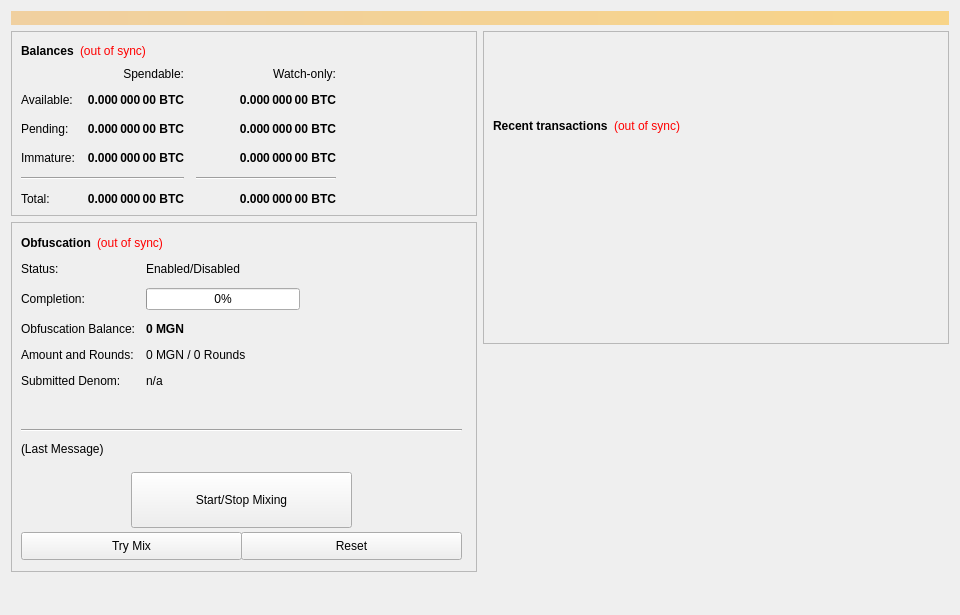
<?xml version="1.0" encoding="UTF-8"?>
<ui version="4.0">
 <class>OverviewPage</class>
 <widget class="QWidget" name="OverviewPage">
  <property name="geometry">
   <rect>
    <x>0</x>
    <y>0</y>
    <width>960</width>
    <height>615</height>
   </rect>
  </property>
  <property name="minimumSize">
   <size>
    <width>960</width>
    <height>0</height>
   </size>
  </property>
  <property name="windowTitle">
   <string>Form</string>
  </property>
  <layout class="QVBoxLayout" name="topLayout">
   <item>
    <widget class="QLabel" name="labelAlerts">
     <property name="visible">
      <bool>false</bool>
     </property>
     <property name="styleSheet">
      <string notr="true">background-color: qlineargradient(x1: 0, y1: 0, x2: 1, y2: 0, stop:0 #F0D0A0, stop:1 #F8D488); color:#000000;</string>
     </property>
     <property name="wordWrap">
      <bool>true</bool>
     </property>
     <property name="margin">
      <number>3</number>
     </property>
    </widget>
   </item>
   <item>
    <layout class="QHBoxLayout" name="horizontalLayout" stretch="1,1">
     <item>
      <layout class="QVBoxLayout" name="verticalLayout_2">
       <item>
        <widget class="QFrame" name="frame">
         <property name="frameShape">
          <enum>QFrame::StyledPanel</enum>
         </property>
         <property name="frameShadow">
          <enum>QFrame::Raised</enum>
         </property>
         <layout class="QVBoxLayout" name="verticalLayout_4">
          <item>
           <layout class="QHBoxLayout" name="horizontalLayout_4">
            <item>
             <widget class="QLabel" name="label_5">
              <property name="font">
               <font>
                <weight>75</weight>
                <bold>true</bold>
               </font>
              </property>
              <property name="text">
               <string>Balances</string>
              </property>
             </widget>
            </item>
            <item>
             <widget class="QLabel" name="labelWalletStatus">
              <property name="cursor">
               <cursorShape>WhatsThisCursor</cursorShape>
              </property>
              <property name="toolTip">
               <string>The displayed information may be out of date. Your wallet automatically synchronizes with the MGN network after a connection is established, but this process has not completed yet.</string>
              </property>
              <property name="styleSheet">
               <string notr="true">QLabel { color: red; }</string>
              </property>
              <property name="text">
               <string notr="true">(out of sync)</string>
              </property>
              <property name="alignment">
               <set>Qt::AlignLeading|Qt::AlignLeft|Qt::AlignVCenter</set>
              </property>
             </widget>
            </item>
            <item>
             <spacer name="horizontalSpacer_3">
              <property name="orientation">
               <enum>Qt::Horizontal</enum>
              </property>
              <property name="sizeHint" stdset="0">
               <size>
                <width>40</width>
                <height>20</height>
               </size>
              </property>
             </spacer>
            </item>
           </layout>
          </item>
          <item>
           <layout class="QGridLayout" name="gridLayout">
            <property name="spacing">
             <number>12</number>
            </property>
            <item row="2" column="2">
             <widget class="QLabel" name="labelWatchPending">
              <property name="font">
               <font>
                <weight>75</weight>
                <bold>true</bold>
               </font>
              </property>
              <property name="cursor">
               <cursorShape>IBeamCursor</cursorShape>
              </property>
              <property name="toolTip">
               <string>Unconfirmed transactions to watch-only addresses</string>
              </property>
              <property name="text">
               <string notr="true">0.000 000 00 BTC</string>
              </property>
              <property name="alignment">
               <set>Qt::AlignRight|Qt::AlignTrailing|Qt::AlignVCenter</set>
              </property>
              <property name="textInteractionFlags">
               <set>Qt::LinksAccessibleByMouse|Qt::TextSelectableByKeyboard|Qt::TextSelectableByMouse</set>
              </property>
             </widget>
            </item>
            <item row="2" column="1">
             <widget class="QLabel" name="labelUnconfirmed">
              <property name="font">
               <font>
                <weight>75</weight>
                <bold>true</bold>
               </font>
              </property>
              <property name="cursor">
               <cursorShape>IBeamCursor</cursorShape>
              </property>
              <property name="toolTip">
               <string>Total of transactions that have yet to be confirmed, and do not yet count toward the spendable balance</string>
              </property>
              <property name="text">
               <string notr="true">0.000 000 00 BTC</string>
              </property>
              <property name="alignment">
               <set>Qt::AlignRight|Qt::AlignTrailing|Qt::AlignVCenter</set>
              </property>
              <property name="textInteractionFlags">
               <set>Qt::LinksAccessibleByMouse|Qt::TextSelectableByKeyboard|Qt::TextSelectableByMouse</set>
              </property>
             </widget>
            </item>
            <item row="3" column="2">
             <widget class="QLabel" name="labelWatchImmature">
              <property name="font">
               <font>
                <weight>75</weight>
                <bold>true</bold>
               </font>
              </property>
              <property name="cursor">
               <cursorShape>IBeamCursor</cursorShape>
              </property>
              <property name="toolTip">
               <string>Staked or masternode rewards in watch-only addresses that has not yet matured</string>
              </property>
              <property name="text">
               <string notr="true">0.000 000 00 BTC</string>
              </property>
              <property name="alignment">
               <set>Qt::AlignRight|Qt::AlignTrailing|Qt::AlignVCenter</set>
              </property>
              <property name="textInteractionFlags">
               <set>Qt::LinksAccessibleByMouse|Qt::TextSelectableByKeyboard|Qt::TextSelectableByMouse</set>
              </property>
             </widget>
            </item>
            <item row="4" column="0" colspan="2">
             <widget class="Line" name="lineSpendableBalance">
              <property name="orientation">
               <enum>Qt::Horizontal</enum>
              </property>
             </widget>
            </item>
            <item row="4" column="2">
             <widget class="Line" name="lineWatchBalance">
              <property name="sizePolicy">
               <sizepolicy hsizetype="Preferred" vsizetype="Fixed">
                <horstretch>0</horstretch>
                <verstretch>0</verstretch>
               </sizepolicy>
              </property>
              <property name="minimumSize">
               <size>
                <width>140</width>
                <height>0</height>
               </size>
              </property>
              <property name="orientation">
               <enum>Qt::Horizontal</enum>
              </property>
             </widget>
            </item>
            <item row="5" column="0">
             <widget class="QLabel" name="labelTotalText">
              <property name="text">
               <string>Total:</string>
              </property>
             </widget>
            </item>
            <item row="3" column="1">
             <widget class="QLabel" name="labelImmature">
              <property name="font">
               <font>
                <weight>75</weight>
                <bold>true</bold>
               </font>
              </property>
              <property name="cursor">
               <cursorShape>IBeamCursor</cursorShape>
              </property>
              <property name="toolTip">
               <string>Staked or masternode rewards that has not yet matured</string>
              </property>
              <property name="text">
               <string notr="true">0.000 000 00 BTC</string>
              </property>
              <property name="alignment">
               <set>Qt::AlignRight|Qt::AlignTrailing|Qt::AlignVCenter</set>
              </property>
              <property name="textInteractionFlags">
               <set>Qt::LinksAccessibleByMouse|Qt::TextSelectableByKeyboard|Qt::TextSelectableByMouse</set>
              </property>
             </widget>
            </item>
            <item row="2" column="3">
             <spacer name="horizontalSpacer_2">
              <property name="orientation">
               <enum>Qt::Horizontal</enum>
              </property>
              <property name="sizeHint" stdset="0">
               <size>
                <width>40</width>
                <height>20</height>
               </size>
              </property>
             </spacer>
            </item>
            <item row="3" column="0">
             <widget class="QLabel" name="labelImmatureText">
              <property name="text">
               <string>Immature:</string>
              </property>
             </widget>
            </item>
            <item row="5" column="1">
             <widget class="QLabel" name="labelTotal">
              <property name="font">
               <font>
                <weight>75</weight>
                <bold>true</bold>
               </font>
              </property>
              <property name="cursor">
               <cursorShape>IBeamCursor</cursorShape>
              </property>
              <property name="toolTip">
               <string>Your current total balance</string>
              </property>
              <property name="text">
               <string notr="true">0.000 000 00 BTC</string>
              </property>
              <property name="alignment">
               <set>Qt::AlignRight|Qt::AlignTrailing|Qt::AlignVCenter</set>
              </property>
              <property name="textInteractionFlags">
               <set>Qt::LinksAccessibleByMouse|Qt::TextSelectableByKeyboard|Qt::TextSelectableByMouse</set>
              </property>
             </widget>
            </item>
            <item row="5" column="2">
             <widget class="QLabel" name="labelWatchTotal">
              <property name="font">
               <font>
                <weight>75</weight>
                <bold>true</bold>
               </font>
              </property>
              <property name="cursor">
               <cursorShape>IBeamCursor</cursorShape>
              </property>
              <property name="toolTip">
               <string>Current total balance in watch-only addresses</string>
              </property>
              <property name="text">
               <string notr="true">0.000 000 00 BTC</string>
              </property>
              <property name="alignment">
               <set>Qt::AlignRight|Qt::AlignTrailing|Qt::AlignVCenter</set>
              </property>
              <property name="textInteractionFlags">
               <set>Qt::LinksAccessibleByMouse|Qt::TextSelectableByKeyboard|Qt::TextSelectableByMouse</set>
              </property>
             </widget>
            </item>
            <item row="0" column="2">
             <widget class="QLabel" name="labelWatchonly">
              <property name="text">
               <string>Watch-only:</string>
              </property>
              <property name="alignment">
               <set>Qt::AlignRight|Qt::AlignTrailing|Qt::AlignVCenter</set>
              </property>
             </widget>
            </item>
            <item row="1" column="0">
             <widget class="QLabel" name="labelBalanceText">
              <property name="text">
               <string>Available:</string>
              </property>
             </widget>
            </item>
            <item row="1" column="1">
             <widget class="QLabel" name="labelBalance">
              <property name="font">
               <font>
                <weight>75</weight>
                <bold>true</bold>
               </font>
              </property>
              <property name="cursor">
               <cursorShape>IBeamCursor</cursorShape>
              </property>
              <property name="toolTip">
               <string>Your current spendable balance</string>
              </property>
              <property name="text">
               <string notr="true">0.000 000 00 BTC</string>
              </property>
              <property name="alignment">
               <set>Qt::AlignRight|Qt::AlignTrailing|Qt::AlignVCenter</set>
              </property>
              <property name="textInteractionFlags">
               <set>Qt::LinksAccessibleByMouse|Qt::TextSelectableByKeyboard|Qt::TextSelectableByMouse</set>
              </property>
             </widget>
            </item>
            <item row="1" column="2">
             <widget class="QLabel" name="labelWatchAvailable">
              <property name="font">
               <font>
                <weight>75</weight>
                <bold>true</bold>
               </font>
              </property>
              <property name="cursor">
               <cursorShape>IBeamCursor</cursorShape>
              </property>
              <property name="toolTip">
               <string>Your current balance in watch-only addresses</string>
              </property>
              <property name="text">
               <string notr="true">0.000 000 00 BTC</string>
              </property>
              <property name="alignment">
               <set>Qt::AlignRight|Qt::AlignTrailing|Qt::AlignVCenter</set>
              </property>
              <property name="textInteractionFlags">
               <set>Qt::LinksAccessibleByMouse|Qt::TextSelectableByKeyboard|Qt::TextSelectableByMouse</set>
              </property>
             </widget>
            </item>
            <item row="2" column="0">
             <widget class="QLabel" name="labelPendingText">
              <property name="text">
               <string>Pending:</string>
              </property>
             </widget>
            </item>
            <item row="0" column="1">
             <widget class="QLabel" name="labelSpendable">
              <property name="text">
               <string>Spendable:</string>
              </property>
              <property name="alignment">
               <set>Qt::AlignRight|Qt::AlignTrailing|Qt::AlignVCenter</set>
              </property>
             </widget>
            </item>
           </layout>
          </item>
         </layout>
        </widget>
       </item>
       <item>
        <widget class="QFrame" name="frameObfuscation">
         <property name="minimumSize">
          <size>
           <width>0</width>
           <height>350</height>
          </size>
         </property>
         <property name="layoutDirection">
          <enum>Qt::LeftToRight</enum>
         </property>
         <property name="frameShape">
          <enum>QFrame::StyledPanel</enum>
         </property>
         <property name="frameShadow">
          <enum>QFrame::Raised</enum>
         </property>
         <widget class="QWidget" name="formLayoutWidget">
          <property name="geometry">
           <rect>
            <x>10</x>
            <y>40</y>
            <width>451</width>
            <height>161</height>
           </rect>
          </property>
          <layout class="QFormLayout" name="formLayout">
           <property name="fieldGrowthPolicy">
            <enum>QFormLayout::AllNonFixedFieldsGrow</enum>
           </property>
           <property name="horizontalSpacing">
            <number>11</number>
           </property>
           <property name="verticalSpacing">
            <number>12</number>
           </property>
           <item row="0" column="0">
            <widget class="QLabel" name="label_6">
             <property name="text">
              <string>Status:</string>
             </property>
            </widget>
           </item>
           <item row="1" column="0">
            <widget class="QLabel" name="label_7">
             <property name="text">
              <string>Completion:</string>
             </property>
            </widget>
           </item>
           <item row="1" column="1">
            <widget class="QProgressBar" name="obfuscationProgress">
             <property name="maximumSize">
              <size>
               <width>154</width>
               <height>16777215</height>
              </size>
             </property>
             <property name="value">
              <number>0</number>
             </property>
            </widget>
           </item>
           <item row="2" column="0">
            <widget class="QLabel" name="labelAnonymizedText">
             <property name="text">
              <string>Obfuscation Balance:</string>
             </property>
            </widget>
           </item>
           <item row="2" column="1">
            <widget class="QLabel" name="labelAnonymized">
             <property name="font">
              <font>
               <weight>75</weight>
               <bold>true</bold>
              </font>
             </property>
             <property name="text">
              <string notr="true">0 MGN</string>
             </property>
            </widget>
           </item>
           <item row="3" column="0">
            <widget class="QLabel" name="label_8">
             <property name="text">
              <string>Amount and Rounds:</string>
             </property>
            </widget>
           </item>
           <item row="3" column="1">
            <widget class="QLabel" name="labelAmountRounds">
             <property name="text">
              <string>0 MGN / 0 Rounds</string>
             </property>
            </widget>
           </item>
           <item row="4" column="0">
            <widget class="QLabel" name="label_9">
             <property name="text">
              <string>Submitted Denom:</string>
             </property>
            </widget>
           </item>
           <item row="4" column="1">
            <widget class="QLabel" name="labelSubmittedDenom">
             <property name="toolTip">
              <string>The denominations you submitted to the Masternode.&lt;br&gt;To mix, other users must submit the exact same denominations.</string>
             </property>
             <property name="text">
              <string>n/a</string>
             </property>
            </widget>
           </item>
           <item row="0" column="1">
            <widget class="QLabel" name="obfuscationEnabled">
             <property name="text">
              <string>Enabled/Disabled</string>
             </property>
            </widget>
           </item>
          </layout>
         </widget>
         <widget class="QPushButton" name="runAutoDenom">
          <property name="geometry">
           <rect>
            <x>251</x>
            <y>17</y>
            <width>1</width>
            <height>1</height>
           </rect>
          </property>
          <property name="palette">
           <palette>
            <active>
             <colorrole role="WindowText">
              <brush brushstyle="SolidPattern">
               <color alpha="255">
                <red>0</red>
                <green>0</green>
                <blue>0</blue>
               </color>
              </brush>
             </colorrole>
             <colorrole role="Button">
              <brush brushstyle="SolidPattern">
               <color alpha="255">
                <red>239</red>
                <green>238</green>
                <blue>238</blue>
               </color>
              </brush>
             </colorrole>
             <colorrole role="Light">
              <brush brushstyle="SolidPattern">
               <color alpha="255">
                <red>255</red>
                <green>255</green>
                <blue>255</blue>
               </color>
              </brush>
             </colorrole>
             <colorrole role="Midlight">
              <brush brushstyle="SolidPattern">
               <color alpha="255">
                <red>247</red>
                <green>246</green>
                <blue>246</blue>
               </color>
              </brush>
             </colorrole>
             <colorrole role="Dark">
              <brush brushstyle="SolidPattern">
               <color alpha="255">
                <red>119</red>
                <green>119</green>
                <blue>119</blue>
               </color>
              </brush>
             </colorrole>
             <colorrole role="Mid">
              <brush brushstyle="SolidPattern">
               <color alpha="255">
                <red>159</red>
                <green>159</green>
                <blue>159</blue>
               </color>
              </brush>
             </colorrole>
             <colorrole role="Text">
              <brush brushstyle="SolidPattern">
               <color alpha="255">
                <red>0</red>
                <green>0</green>
                <blue>0</blue>
               </color>
              </brush>
             </colorrole>
             <colorrole role="BrightText">
              <brush brushstyle="SolidPattern">
               <color alpha="255">
                <red>255</red>
                <green>255</green>
                <blue>255</blue>
               </color>
              </brush>
             </colorrole>
             <colorrole role="ButtonText">
              <brush brushstyle="SolidPattern">
               <color alpha="255">
                <red>0</red>
                <green>0</green>
                <blue>0</blue>
               </color>
              </brush>
             </colorrole>
             <colorrole role="Base">
              <brush brushstyle="SolidPattern">
               <color alpha="255">
                <red>255</red>
                <green>255</green>
                <blue>255</blue>
               </color>
              </brush>
             </colorrole>
             <colorrole role="Window">
              <brush brushstyle="SolidPattern">
               <color alpha="255">
                <red>239</red>
                <green>238</green>
                <blue>238</blue>
               </color>
              </brush>
             </colorrole>
             <colorrole role="Shadow">
              <brush brushstyle="SolidPattern">
               <color alpha="255">
                <red>0</red>
                <green>0</green>
                <blue>0</blue>
               </color>
              </brush>
             </colorrole>
             <colorrole role="AlternateBase">
              <brush brushstyle="SolidPattern">
               <color alpha="255">
                <red>247</red>
                <green>246</green>
                <blue>246</blue>
               </color>
              </brush>
             </colorrole>
             <colorrole role="ToolTipBase">
              <brush brushstyle="SolidPattern">
               <color alpha="255">
                <red>255</red>
                <green>255</green>
                <blue>220</blue>
               </color>
              </brush>
             </colorrole>
             <colorrole role="ToolTipText">
              <brush brushstyle="SolidPattern">
               <color alpha="255">
                <red>0</red>
                <green>0</green>
                <blue>0</blue>
               </color>
              </brush>
             </colorrole>
            </active>
            <inactive>
             <colorrole role="WindowText">
              <brush brushstyle="SolidPattern">
               <color alpha="255">
                <red>0</red>
                <green>0</green>
                <blue>0</blue>
               </color>
              </brush>
             </colorrole>
             <colorrole role="Button">
              <brush brushstyle="SolidPattern">
               <color alpha="255">
                <red>239</red>
                <green>238</green>
                <blue>238</blue>
               </color>
              </brush>
             </colorrole>
             <colorrole role="Light">
              <brush brushstyle="SolidPattern">
               <color alpha="255">
                <red>255</red>
                <green>255</green>
                <blue>255</blue>
               </color>
              </brush>
             </colorrole>
             <colorrole role="Midlight">
              <brush brushstyle="SolidPattern">
               <color alpha="255">
                <red>247</red>
                <green>246</green>
                <blue>246</blue>
               </color>
              </brush>
             </colorrole>
             <colorrole role="Dark">
              <brush brushstyle="SolidPattern">
               <color alpha="255">
                <red>119</red>
                <green>119</green>
                <blue>119</blue>
               </color>
              </brush>
             </colorrole>
             <colorrole role="Mid">
              <brush brushstyle="SolidPattern">
               <color alpha="255">
                <red>159</red>
                <green>159</green>
                <blue>159</blue>
               </color>
              </brush>
             </colorrole>
             <colorrole role="Text">
              <brush brushstyle="SolidPattern">
               <color alpha="255">
                <red>0</red>
                <green>0</green>
                <blue>0</blue>
               </color>
              </brush>
             </colorrole>
             <colorrole role="BrightText">
              <brush brushstyle="SolidPattern">
               <color alpha="255">
                <red>255</red>
                <green>255</green>
                <blue>255</blue>
               </color>
              </brush>
             </colorrole>
             <colorrole role="ButtonText">
              <brush brushstyle="SolidPattern">
               <color alpha="255">
                <red>0</red>
                <green>0</green>
                <blue>0</blue>
               </color>
              </brush>
             </colorrole>
             <colorrole role="Base">
              <brush brushstyle="SolidPattern">
               <color alpha="255">
                <red>255</red>
                <green>255</green>
                <blue>255</blue>
               </color>
              </brush>
             </colorrole>
             <colorrole role="Window">
              <brush brushstyle="SolidPattern">
               <color alpha="255">
                <red>239</red>
                <green>238</green>
                <blue>238</blue>
               </color>
              </brush>
             </colorrole>
             <colorrole role="Shadow">
              <brush brushstyle="SolidPattern">
               <color alpha="255">
                <red>0</red>
                <green>0</green>
                <blue>0</blue>
               </color>
              </brush>
             </colorrole>
             <colorrole role="AlternateBase">
              <brush brushstyle="SolidPattern">
               <color alpha="255">
                <red>247</red>
                <green>246</green>
                <blue>246</blue>
               </color>
              </brush>
             </colorrole>
             <colorrole role="ToolTipBase">
              <brush brushstyle="SolidPattern">
               <color alpha="255">
                <red>255</red>
                <green>255</green>
                <blue>220</blue>
               </color>
              </brush>
             </colorrole>
             <colorrole role="ToolTipText">
              <brush brushstyle="SolidPattern">
               <color alpha="255">
                <red>0</red>
                <green>0</green>
                <blue>0</blue>
               </color>
              </brush>
             </colorrole>
            </inactive>
            <disabled>
             <colorrole role="WindowText">
              <brush brushstyle="SolidPattern">
               <color alpha="255">
                <red>119</red>
                <green>119</green>
                <blue>119</blue>
               </color>
              </brush>
             </colorrole>
             <colorrole role="Button">
              <brush brushstyle="SolidPattern">
               <color alpha="255">
                <red>239</red>
                <green>238</green>
                <blue>238</blue>
               </color>
              </brush>
             </colorrole>
             <colorrole role="Light">
              <brush brushstyle="SolidPattern">
               <color alpha="255">
                <red>255</red>
                <green>255</green>
                <blue>255</blue>
               </color>
              </brush>
             </colorrole>
             <colorrole role="Midlight">
              <brush brushstyle="SolidPattern">
               <color alpha="255">
                <red>247</red>
                <green>246</green>
                <blue>246</blue>
               </color>
              </brush>
             </colorrole>
             <colorrole role="Dark">
              <brush brushstyle="SolidPattern">
               <color alpha="255">
                <red>119</red>
                <green>119</green>
                <blue>119</blue>
               </color>
              </brush>
             </colorrole>
             <colorrole role="Mid">
              <brush brushstyle="SolidPattern">
               <color alpha="255">
                <red>159</red>
                <green>159</green>
                <blue>159</blue>
               </color>
              </brush>
             </colorrole>
             <colorrole role="Text">
              <brush brushstyle="SolidPattern">
               <color alpha="255">
                <red>119</red>
                <green>119</green>
                <blue>119</blue>
               </color>
              </brush>
             </colorrole>
             <colorrole role="BrightText">
              <brush brushstyle="SolidPattern">
               <color alpha="255">
                <red>255</red>
                <green>255</green>
                <blue>255</blue>
               </color>
              </brush>
             </colorrole>
             <colorrole role="ButtonText">
              <brush brushstyle="SolidPattern">
               <color alpha="255">
                <red>119</red>
                <green>119</green>
                <blue>119</blue>
               </color>
              </brush>
             </colorrole>
             <colorrole role="Base">
              <brush brushstyle="SolidPattern">
               <color alpha="255">
                <red>239</red>
                <green>238</green>
                <blue>238</blue>
               </color>
              </brush>
             </colorrole>
             <colorrole role="Window">
              <brush brushstyle="SolidPattern">
               <color alpha="255">
                <red>239</red>
                <green>238</green>
                <blue>238</blue>
               </color>
              </brush>
             </colorrole>
             <colorrole role="Shadow">
              <brush brushstyle="SolidPattern">
               <color alpha="255">
                <red>0</red>
                <green>0</green>
                <blue>0</blue>
               </color>
              </brush>
             </colorrole>
             <colorrole role="AlternateBase">
              <brush brushstyle="SolidPattern">
               <color alpha="255">
                <red>239</red>
                <green>238</green>
                <blue>238</blue>
               </color>
              </brush>
             </colorrole>
             <colorrole role="ToolTipBase">
              <brush brushstyle="SolidPattern">
               <color alpha="255">
                <red>255</red>
                <green>255</green>
                <blue>220</blue>
               </color>
              </brush>
             </colorrole>
             <colorrole role="ToolTipText">
              <brush brushstyle="SolidPattern">
               <color alpha="255">
                <red>0</red>
                <green>0</green>
                <blue>0</blue>
               </color>
              </brush>
             </colorrole>
            </disabled>
           </palette>
          </property>
          <property name="focusPolicy">
           <enum>Qt::NoFocus</enum>
          </property>
          <property name="autoFillBackground">
           <bool>true</bool>
          </property>
          <property name="text">
           <string/>
          </property>
          <property name="flat">
           <bool>true</bool>
          </property>
         </widget>
         <widget class="QPushButton" name="toggleObfuscation">
          <property name="geometry">
           <rect>
            <x>120</x>
            <y>250</y>
            <width>221</width>
            <height>56</height>
           </rect>
          </property>
          <property name="sizePolicy">
           <sizepolicy hsizetype="MinimumExpanding" vsizetype="Fixed">
            <horstretch>0</horstretch>
            <verstretch>0</verstretch>
           </sizepolicy>
          </property>
          <property name="text">
           <string>Start/Stop Mixing</string>
          </property>
         </widget>
         <widget class="Line" name="lineLastMessage">
          <property name="geometry">
           <rect>
            <x>10</x>
            <y>200</y>
            <width>441</width>
            <height>16</height>
           </rect>
          </property>
          <property name="orientation">
           <enum>Qt::Horizontal</enum>
          </property>
         </widget>
         <widget class="QLabel" name="obfuscationStatus">
          <property name="geometry">
           <rect>
            <x>10</x>
            <y>220</y>
            <width>451</width>
            <height>61</height>
           </rect>
          </property>
          <property name="minimumSize">
           <size>
            <width>288</width>
            <height>43</height>
           </size>
          </property>
          <property name="text">
           <string>(Last Message)</string>
          </property>
          <property name="alignment">
           <set>Qt::AlignLeading|Qt::AlignLeft|Qt::AlignTop</set>
          </property>
          <property name="wordWrap">
           <bool>true</bool>
          </property>
         </widget>
         <widget class="QPushButton" name="obfuscationAuto">
          <property name="geometry">
           <rect>
            <x>10</x>
            <y>310</y>
            <width>221</width>
            <height>28</height>
           </rect>
          </property>
          <property name="sizePolicy">
           <sizepolicy hsizetype="MinimumExpanding" vsizetype="Fixed">
            <horstretch>0</horstretch>
            <verstretch>0</verstretch>
           </sizepolicy>
          </property>
          <property name="toolTip">
           <string>Try to manually submit a Obfuscation request.</string>
          </property>
          <property name="text">
           <string>Try Mix</string>
          </property>
         </widget>
         <widget class="QPushButton" name="obfuscationReset">
          <property name="geometry">
           <rect>
            <x>230</x>
            <y>310</y>
            <width>221</width>
            <height>28</height>
           </rect>
          </property>
          <property name="sizePolicy">
           <sizepolicy hsizetype="MinimumExpanding" vsizetype="Fixed">
            <horstretch>0</horstretch>
            <verstretch>0</verstretch>
           </sizepolicy>
          </property>
          <property name="toolTip">
           <string>Reset the current status of Obfuscation (can interrupt Obfuscation if it's in the process of Mixing, which can cost you money!)</string>
          </property>
          <property name="autoFillBackground">
           <bool>false</bool>
          </property>
          <property name="text">
           <string>Reset</string>
          </property>
         </widget>
         <widget class="QWidget" name="layoutWidget">
          <property name="geometry">
           <rect>
            <x>10</x>
            <y>10</y>
            <width>431</width>
            <height>22</height>
           </rect>
          </property>
          <layout class="QHBoxLayout" name="horizontalLayout_5">
           <item>
            <widget class="QLabel" name="label_2">
             <property name="font">
              <font>
               <weight>75</weight>
               <bold>true</bold>
              </font>
             </property>
             <property name="text">
              <string>Obfuscation</string>
             </property>
            </widget>
           </item>
           <item>
            <widget class="QLabel" name="labelObfuscationSyncStatus">
             <property name="toolTip">
              <string>The displayed information may be out of date. Your wallet automatically synchronizes with the MGN network after a connection is established, but this process has not completed yet.</string>
             </property>
             <property name="styleSheet">
              <string notr="true">QLabel { color: red; }</string>
             </property>
             <property name="text">
              <string notr="true">(out of sync)</string>
             </property>
             <property name="alignment">
              <set>Qt::AlignLeading|Qt::AlignLeft|Qt::AlignVCenter</set>
             </property>
            </widget>
           </item>
           <item>
            <spacer name="horizontalSpacer_4">
             <property name="orientation">
              <enum>Qt::Horizontal</enum>
             </property>
             <property name="sizeHint" stdset="0">
              <size>
               <width>40</width>
               <height>20</height>
              </size>
             </property>
            </spacer>
           </item>
          </layout>
         </widget>
        </widget>
       </item>
       <item>
        <spacer name="verticalSpacer">
         <property name="orientation">
          <enum>Qt::Vertical</enum>
         </property>
         <property name="sizeHint" stdset="0">
          <size>
           <width>20</width>
           <height>40</height>
          </size>
         </property>
        </spacer>
       </item>
      </layout>
     </item>
     <item>
      <layout class="QVBoxLayout" name="verticalLayout_3">
       <item>
        <widget class="QFrame" name="frame_2">
         <property name="frameShape">
          <enum>QFrame::StyledPanel</enum>
         </property>
         <property name="frameShadow">
          <enum>QFrame::Raised</enum>
         </property>
         <layout class="QVBoxLayout" name="verticalLayout">
          <item>
           <spacer name="verticalSpacer_3">
            <property name="orientation">
             <enum>Qt::Vertical</enum>
            </property>
            <property name="sizeType">
             <enum>QSizePolicy::Fixed</enum>
            </property>
            <property name="sizeHint" stdset="0">
             <size>
              <width>20</width>
              <height>75</height>
             </size>
            </property>
           </spacer>
          </item>
          <item>
           <layout class="QHBoxLayout" name="horizontalLayout_2">
            <item>
             <widget class="QLabel" name="label_4">
              <property name="font">
               <font>
                <weight>75</weight>
                <bold>true</bold>
               </font>
              </property>
              <property name="text">
               <string>Recent transactions</string>
              </property>
             </widget>
            </item>
            <item>
             <widget class="QLabel" name="labelTransactionsStatus">
              <property name="cursor">
               <cursorShape>WhatsThisCursor</cursorShape>
              </property>
              <property name="toolTip">
               <string>The displayed information may be out of date. Your wallet automatically synchronizes with the MGN network after a connection is established, but this process has not completed yet.</string>
              </property>
              <property name="styleSheet">
               <string notr="true">QLabel { color: red; }</string>
              </property>
              <property name="text">
               <string notr="true">(out of sync)</string>
              </property>
              <property name="alignment">
               <set>Qt::AlignRight|Qt::AlignTrailing|Qt::AlignVCenter</set>
              </property>
             </widget>
            </item>
            <item>
             <spacer name="horizontalSpacer">
              <property name="orientation">
               <enum>Qt::Horizontal</enum>
              </property>
              <property name="sizeHint" stdset="0">
               <size>
                <width>40</width>
                <height>20</height>
               </size>
              </property>
             </spacer>
            </item>
           </layout>
          </item>
          <item>
           <widget class="QListView" name="listTransactions">
            <property name="styleSheet">
             <string notr="true">QListView { background: transparent; }</string>
            </property>
            <property name="frameShape">
             <enum>QFrame::NoFrame</enum>
            </property>
            <property name="verticalScrollBarPolicy">
             <enum>Qt::ScrollBarAlwaysOff</enum>
            </property>
            <property name="horizontalScrollBarPolicy">
             <enum>Qt::ScrollBarAlwaysOff</enum>
            </property>
            <property name="selectionMode">
             <enum>QAbstractItemView::NoSelection</enum>
            </property>
           </widget>
          </item>
         </layout>
        </widget>
       </item>
       <item>
        <spacer name="verticalSpacer_2">
         <property name="orientation">
          <enum>Qt::Vertical</enum>
         </property>
         <property name="sizeType">
          <enum>QSizePolicy::Expanding</enum>
         </property>
         <property name="sizeHint" stdset="0">
          <size>
           <width>20</width>
           <height>40</height>
          </size>
         </property>
        </spacer>
       </item>
      </layout>
     </item>
    </layout>
   </item>
  </layout>
 </widget>
 <resources/>
 <connections/>
</ui>
